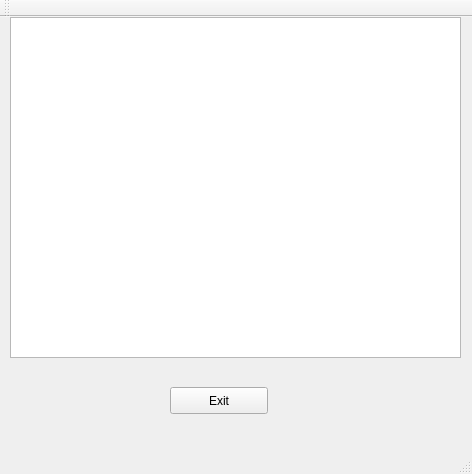
<?xml version="1.0" encoding="UTF-8"?>
<ui version="4.0">
 <class>SnoopsGUI</class>
 <widget class="QMainWindow" name="SnoopsGUI">
  <property name="geometry">
   <rect>
    <x>0</x>
    <y>0</y>
    <width>472</width>
    <height>474</height>
   </rect>
  </property>
  <property name="windowTitle">
   <string>SnoopsGUI</string>
  </property>
  <widget class="QWidget" name="centralWidget">
   <widget class="QTextEdit" name="textEdit">
    <property name="geometry">
     <rect>
      <x>10</x>
      <y>0</y>
      <width>451</width>
      <height>341</height>
     </rect>
    </property>
   </widget>
   <widget class="QPushButton" name="pushButton">
    <property name="geometry">
     <rect>
      <x>170</x>
      <y>370</y>
      <width>98</width>
      <height>27</height>
     </rect>
    </property>
    <property name="text">
     <string>Exit</string>
    </property>
   </widget>
  </widget>
  <widget class="QMenuBar" name="menuBar">
   <property name="geometry">
    <rect>
     <x>0</x>
     <y>0</y>
     <width>472</width>
     <height>25</height>
    </rect>
   </property>
  </widget>
  <widget class="QToolBar" name="mainToolBar">
   <attribute name="toolBarArea">
    <enum>TopToolBarArea</enum>
   </attribute>
   <attribute name="toolBarBreak">
    <bool>false</bool>
   </attribute>
  </widget>
  <widget class="QStatusBar" name="statusBar"/>
 </widget>
 <layoutdefault spacing="6" margin="11"/>
 <resources/>
 <connections/>
</ui>
